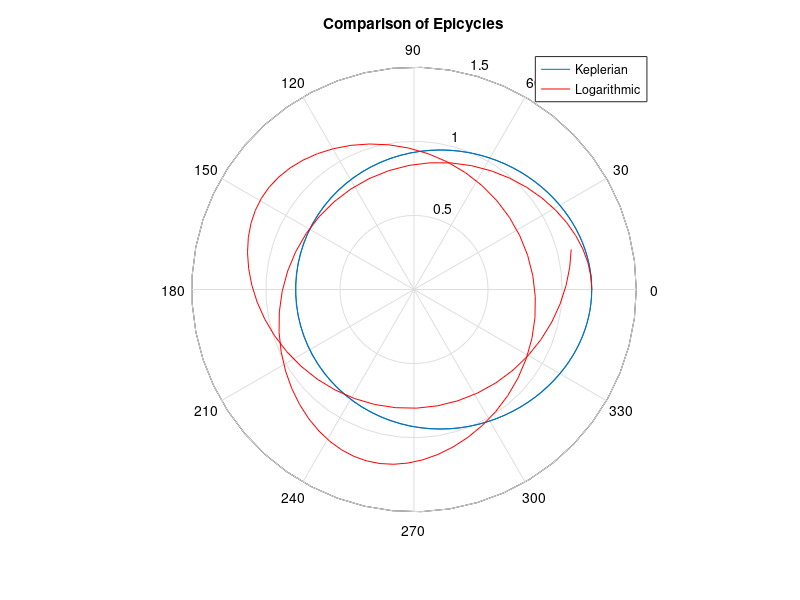

This chart was generated by the following MATLAB code:
% Logan Prust - Astro 586 - Homework 5 - Problem 3(c)

clear,clc;

e=0.2;
t=linspace(0,4*pi,100);

for i=1:100
    xkep(i)=e*cos(t(i));
    ykep(i)=-2*e*sin(t(i));
    xflat(i)=e*cos(sqrt(2)*t(i));
    yflat(i)=-sqrt(2)*e*sin(sqrt(2)*t(i));
    rkep(i)=1+xkep(i);
    thetakep(i)=t(i)+ykep(i);
    rflat(i)=1+xflat(i);
    thetaflat(i)=t(i)+yflat(i);
end

polar(thetakep,rkep);
hold on
polar(thetaflat,rflat,'r');
title('Comparison of Epicycles');
legend('Keplerian','Logarithmic');
